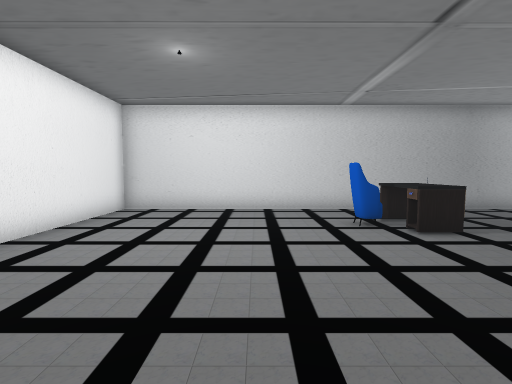
View 1 (above)

12 first-person views from a walk through a scene from a Unity 3-D project. The camera is 1.3 m above the floor, tilts 4° down and sees 85° across. The floor is counted in squares, 1 m on a side. Each view is taken from the middle of a square. On the plan, view 1 faces up. The plan holds only what a view shows up to about 13 squares ahead; the rest is blank. The place goes on beyond the plan. The player character is not drawn. Door leaves are left out, so doorways stand open. Some surface patterns are stand-ins.

View 2
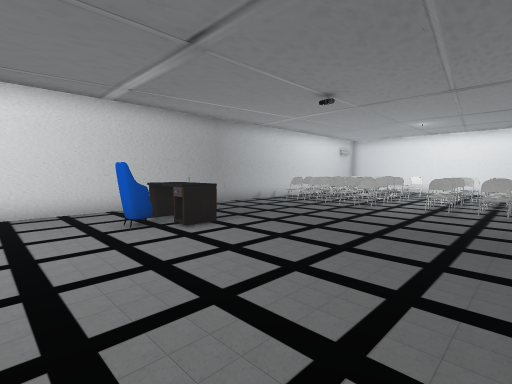

View 3
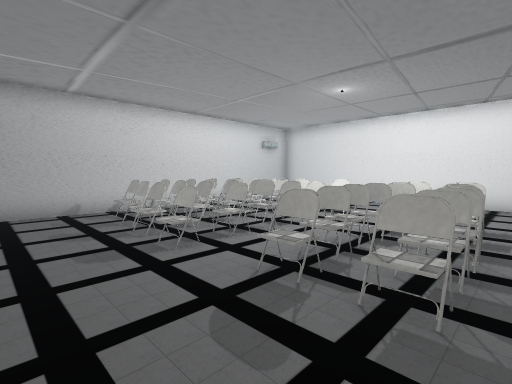

View 4
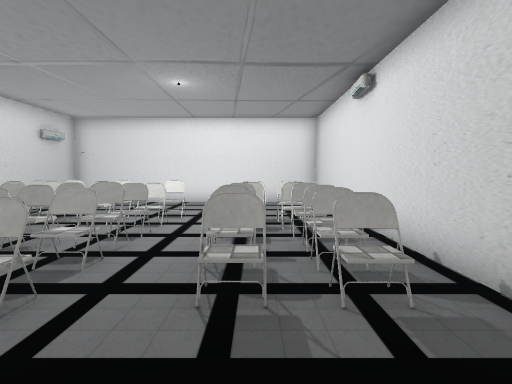

View 5
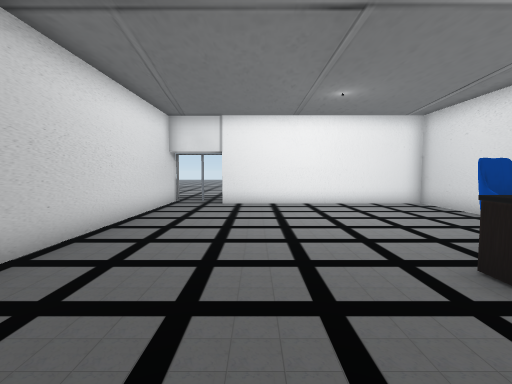

View 6
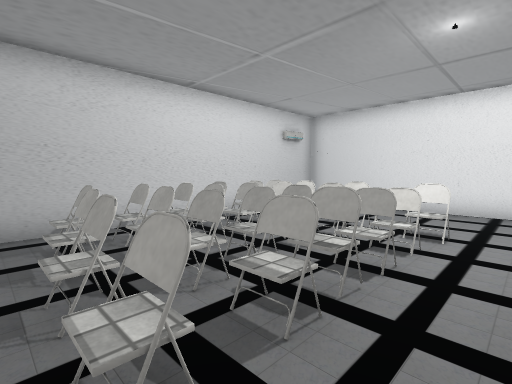

View 7
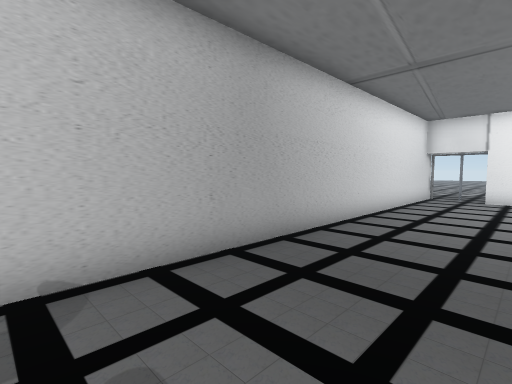

View 8
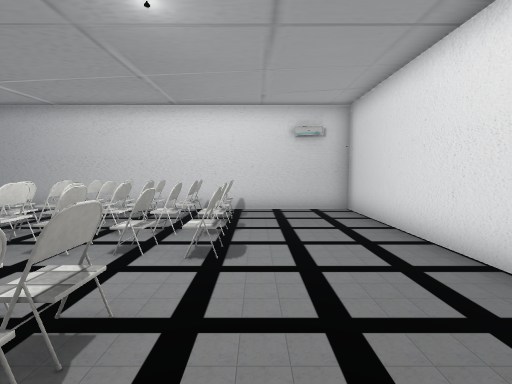

View 9
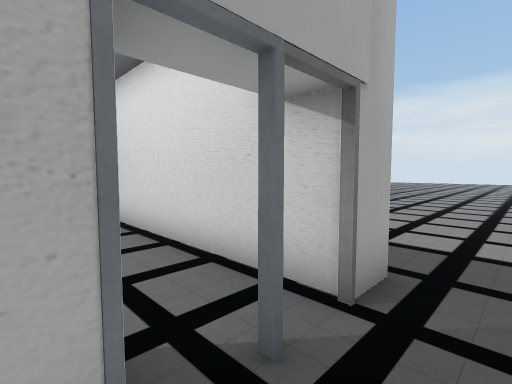

View 10
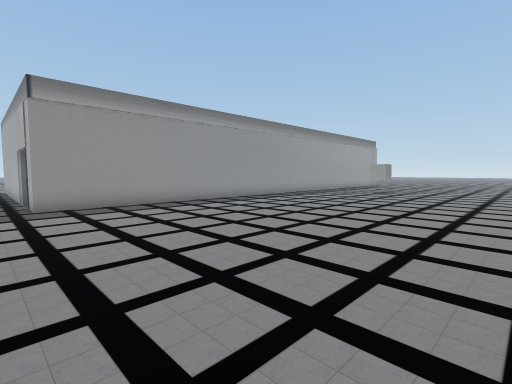

View 11
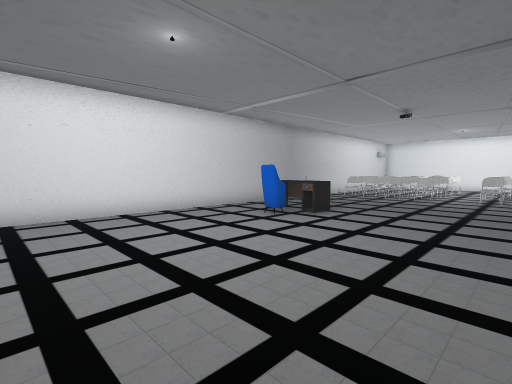

View 12
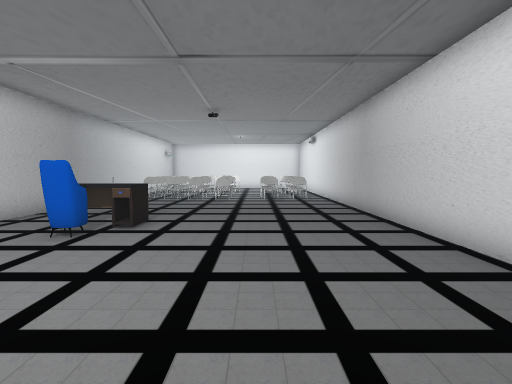

### Floor plan
Points are (right, up) in squares from view 1. A wall is a line through its corners. A room is listed if a view was taken in it or the views show most of it. See-through windows are left out.
Room 1 (views 1, 2, 3, 4, 5, 6, 7, 8, 11, 12)
walls: (-5.8, -0.6) (20.3, -0.6) (20.3, 9.9) (-4.7, 9.9) (-4.7, 1.5)
ways out: open door at (-6, 0.5) to room 2
objects: other object (2, 7) to (3, 7); other object (4, 6) to (4, 8); other object (11, 1); other object (11, 2); other object (11, 4) to (11, 5); other object (11, 6); other object (11, 7); other object (11, 8) to (11, 9); other object (12, 1); other object (12, 2) to (12, 3); other object (12, 4) to (12, 5); other object (12, 6); other object (12, 7); other object (12, 8) to (12, 9); other object (13, 1); other object (13, 2) to (13, 3); other object (13, 4) to (13, 5); other object (13, 6); other object (13, 7); other object (13, 8) to (13, 9); other object (14, 1); other object (14, 2) to (14, 3); other object (14, 4) to (14, 5); other object (14, 6); other object (14, 7); other object (14, 8) to (14, 9); other object (15, 1); other object (15, 2); other object (15, 4) to (15, 5); other object (15, 6); other object (15, 7); other object (15, 8) to (15, 9); other object (16, 1); other object (16, 2); other object (16, 4); other object (16, 6); other object (16, 7); other object (16, 8) to (16, 9)
Room 2 (views 9, 10)
walls: (0.1, -1.6) (-5.8, -1.6) (-5.8, -0.6); (-5.8, 1.5) (-5.8, 4.1)
ways out: open door at (-6, 0.5) to room 1

Where each view was taken, in squares from view 1:
view 1: 0 up, 0 right, facing up
view 2: 0 up, 0 right, facing up-right
view 3: 0 up, 8 right, facing up-right
view 4: 2 up, 8 right, facing right
view 5: 3 up, 7 right, facing left
view 6: 3 up, 10 right, facing up-right
view 7: 3 up, 10 right, facing down-left
view 8: 0 up, 17 right, facing up
view 9: 2 up, 7 left, facing down-right
view 10: 13 down, 7 left, facing up-right
view 11: 1 up, 4 left, facing up-right
view 12: 3 up, 3 left, facing right
